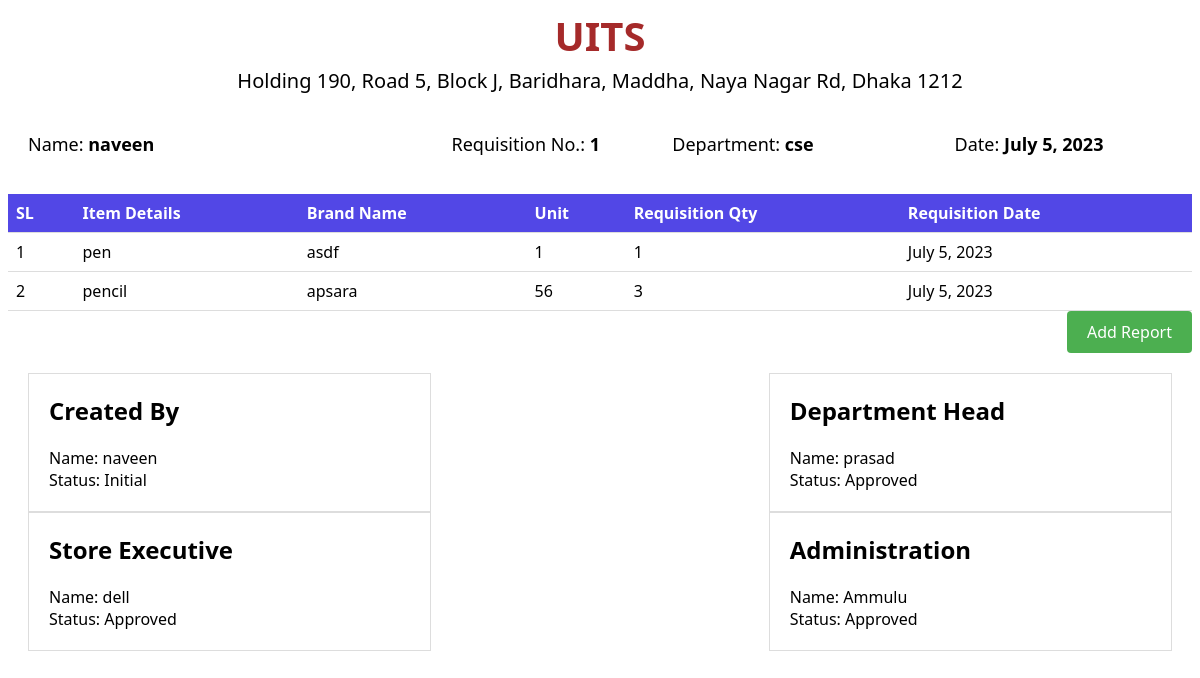
The app's page /report/1/, older data.
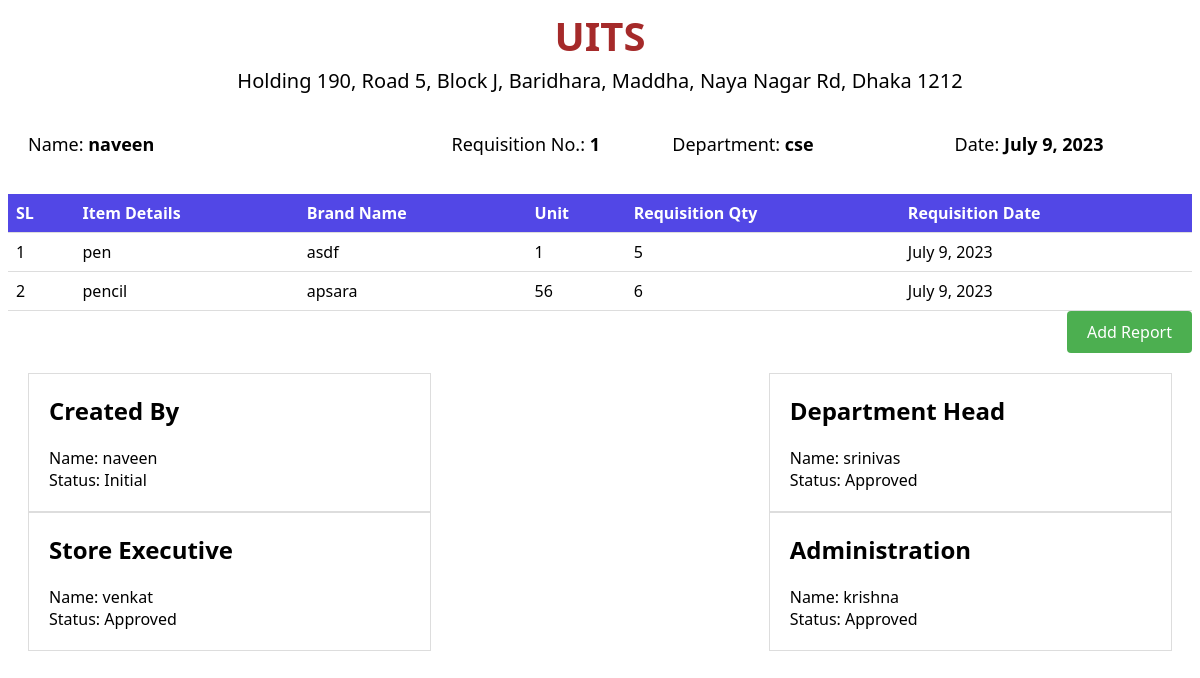
The same page, newer data.
### apps/models.py (models this page shows, shortened)
class Requisition(models.Model):
    user_name = models.CharField(max_length=100)
    department_name = models.CharField(max_length=100)
    requisition_date = models.DateField(default=datetime.today())
    requisition_no = models.AutoField(primary_key=True)
    remark = models.TextField(blank=True)
    role_choices=(
        ('Department Head','Department Head'),
        ('Store Executive','Store Executive'),
         ('Administration','Administration'),
    )
    approval_role = models.CharField(max_length=100, choices=role_choices, default='Department Head')
    APPROVAL_CHOICES = (
        ('PENDING', 'Pending'),
        ('APPROVED', 'Approved'),
        ('REJECTED', 'Rejected'),
    )
    approval_status = models.CharField(max_length=10, choices=APPROVAL_CHOICES, default='PENDING')

class Report(models.Model):
    requisition_no = models.ForeignKey(Requisition, on_delete=models.CASCADE, to_field='requisition_no')
    item_details = models.CharField(max_length=100)
    brand_name = models.CharField(max_length=50)
    unit = models.CharField(max_length=20)
    requisition_qty = models.IntegerField()
    requisition_date = models.DateField()

class Approval(models.Model):
    username=models.CharField(max_length=100,default="")
    APPROVAL_ROLES = (
        ('Department Head', 'Department Head'),
        ('Store Executive', 'Store Executive'),
        ('Administration', 'Administration'),
    )
    requisition_no = models.CharField(max_length=100)
    approval_role = models.CharField(max_length=50, choices=APPROVAL_ROLES)
    STATUS_CHOICES = (
        ('Pending', 'Pending'),
        ('Approved', 'Approved'),
        ('Rejected', 'Rejected'),
    )
    status = models.CharField(max_length=20, choices=STATUS_CHOICES)
    remark=models.CharField(max_length=100,default="")

### apps/views.py (the view)
# urls.py: path('report/<int:requisition_no>/', views.report_view, name='report'),
def report_view(request, requisition_no):
    report = Report.objects.filter(requisition_no=requisition_no)
    dh = Approval.objects.filter(requisition_no=requisition_no ,approval_role='Department Head')
    se = Approval.objects.filter(requisition_no=requisition_no ,approval_role='Store Executive')
    adm = Approval.objects.filter(requisition_no=requisition_no ,approval_role='Administration')
    req=Requisition.objects.get(requisition_no=requisition_no)
    return render(request, 'report.html', {'requisition_no': requisition_no,'adm':adm,"req":req,'report':report,'dh':dh,'se':se})

### apps/templates/report.html (shortened to what this page needs)
<!DOCTYPE html>
<html>
<head>
</head>
<body>
    <div class="header">
        <h1>UITS</h1>
        <p>Holding 190, Road 5, Block J, Baridhara, Maddha, Naya Nagar Rd, Dhaka 1212</p>
        </div>
    <div class="container">
        <div class="name">
            <p>
                Name: <span>{{ req.user_name }}</span>
            </p>
        </div>
        <div class="req">
            <p>
                Requisition No.: <span>{{ req.requisition_no }}</span>
            </p>
        </div>
        <div class="dep">
            <p>Department: <span>{{ req.department_name }}</span></p>
        </div>
        <div class="dt">
           <p>Date: <span>{{ req.requisition_date }}</span></p>
        </div>
    </div>
    <table>
        <thead>
            <tr>
                <th>SL</th>
                <th>Item Details</th>
                <th>Brand Name</th>
                <th>Unit</th>
                <th>Requisition Qty</th>
                <th>Requisition Date</th>
            </tr>
        </thead>
        <tbody>
            {% for item in report %}
                <tr>
                    <td>{{ forloop.counter }}</td>
                    <td>{{ item.item_details }}</td>
                    <td>{{ item.brand_name }}</td>
                    <td>{{ item.unit }}</td>
                    <td>{{ item.requisition_qty }}</td>
                    <td>{{ item.requisition_date }}</td>
                </tr>
            {% endfor %}
        </tbody>
    </table>
    <div class="button-container">
        <a href="{% url 'add_report' requisition_no %}" class="add-report-button">Add Report</a>
    </div>
    <div class="container">
        <div class="section">
            <h2>Created By</h2>
            <label for="username">Name: {{ req.user_name }}</label>
            <br>
            <label for="status">Status: Initial</label>
        </div>
        <div class="section">
            <h2>Department Head</h2>
            {% for item in dh %}
            <label for="username">Name: {{ item.username }}</label>
            <br>
            <label for="status">Status: {{ item.get_status_display }}</label>
            <br>
            {% endfor %}
        </div>
        <div class="section">
            <h2>Store Executive</h2>
            {% for s in se %}
            <label for="username">Name: {{ s.username }}</label>
            <br>
            <label for="status">Status: {{ s.get_status_display }}</label>
            <br>
            {% endfor %}
        </div>
        <div class="section">
            <h2>Administration</h2>
            {% for s in adm %}
            <label for="username">Name: {{ s.username }}</label>
            <br>
            <label for="status">Status: {{ s.get_status_display }}</label>
            <br>
            {% endfor %}
        </div>
    </div>
</body>
</html>

Row changes from the older to the newer data that the page shows:
removed Approval: username "prasad", status "Approved", shown under "Department Head"
removed Approval: username "dell", status "Approved", shown under "Store Executive"
removed Approval: username "Ammulu", status "Approved", shown under "Administration"
changed Requisition "naveen": requisition_date "July 5, 2023" → "July 9, 2023"
changed Report "pen": requisition_qty "1" → "5"; requisition_date "July 5, 2023" → "July 9, 2023"
changed Report "pencil": requisition_qty "3" → "6"; requisition_date "July 5, 2023" → "July 9, 2023"
added Approval: username "srinivas", status "Approved", shown under "Department Head"
added Approval: username "venkat", status "Approved", shown under "Store Executive"
added Approval: username "krishna", status "Approved", shown under "Administration"
